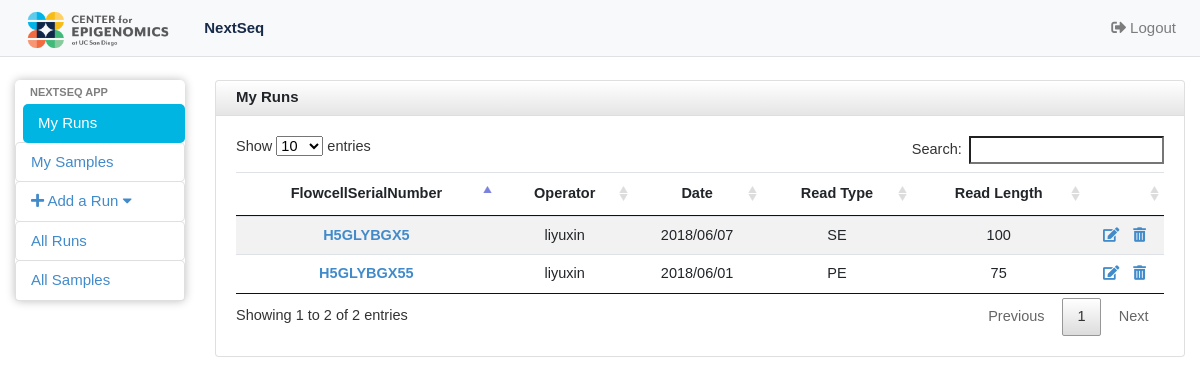
The app's page /nextseq_app/ (signed in), older data.
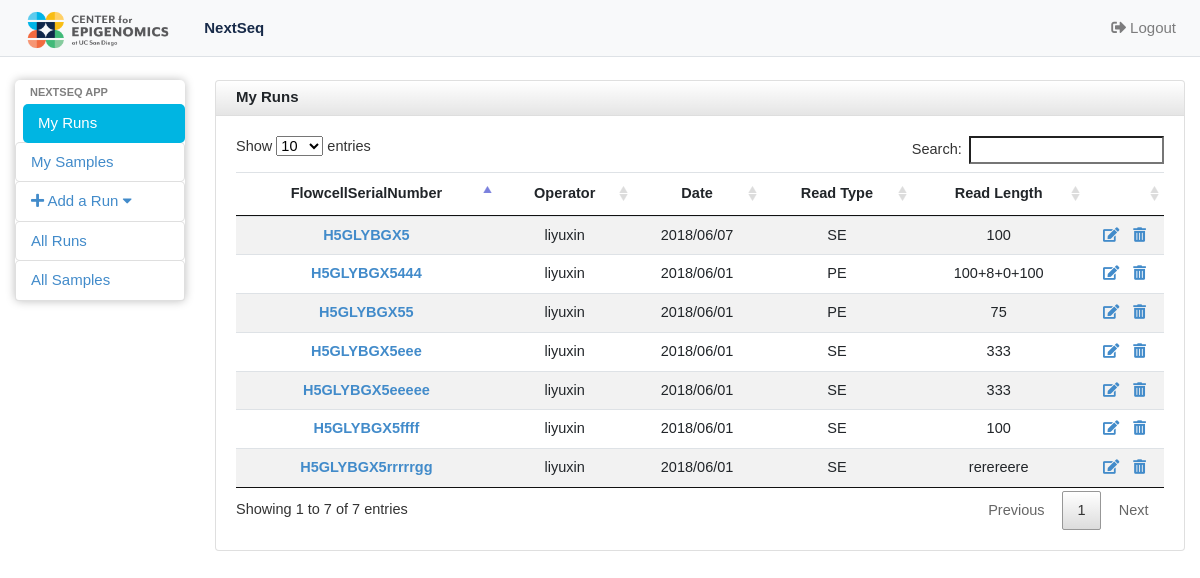
The same page, newer data.
### nextseq_app/models.py (models this page shows, shortened)
class RunInfo(models.Model):
	Flowcell_ID  = models.CharField(max_length=200,unique=True, help_text='Please enter the FlowcellSerialNumber, like H5GLYBGX5')
	operator = models.ForeignKey(User, on_delete=models.CASCADE)
	date = models.DateField('I did this run on...',help_text='If the datepicker is not working, please enter in this form: yyyy-mm-dd, like 2018-04-03',blank=True,null=True)
	read_type_choice = (('SE','Single-end'),('PE','Paired-end'))
	read_type = models.CharField(max_length=2,choices=read_type_choice)
	read_length = models.CharField(max_length=50)
	class Meta:
		ordering = ['-date']

### nextseq_app/views.py (the view)
# urls.py: path('', views.IndexView,name='index'),
@login_required
def IndexView(request):
	RunInfo_list = RunInfo.objects.filter(operator=request.user)
	return render(request, 'nextseq_app/index.html', {'RunInfo_list': RunInfo_list})

### nextseq_app/templates/nextseq_app/index.html (shortened to what this page needs)
{% extends 'nextseq_app/base.html' %}
{% block body %}
{% load static %}
<div id="wrapper">
  <nav class="navbar navbar-expand-lg navbar-default navbar-light bg-light fixed-top borderline">
    <a class="navbar-brand" href="#"><img alt="Charisma Logo" src="{% static 'nextseq_app/images/CFE_Brandmark-01.png' %}" class="crop" margin="-200px 0 -200px 0" width=auto height=50 /></a>
    <div class="collapse navbar-collapse" id="navbarNavDropdown">
      <ul class="navbar-nav">
        <li class="nav-item">
          <a class="nav-link active" href="{% url 'nextseq_app:index' %}"> NextSeq <span class="sr-only">(current)</span></a>
        </li>
      </ul>
      <ul class="navbar-nav ml-auto">
        <li class="nav-item">
          <a class="nav-link" href="{% url 'nextseq_app:logout' %}"><i class="fas fa-sign-out-alt"></i> Logout</a>
        </li>
      </ul>
    </div>
  </nav>
  <div class="container-fluid">
    <div class="row">
      <div id="sidebar" class="col-sm-2 col-md-2 col-lg-2" role="navigation">
        <div class="list-group">
          <li class="sidebar-header">Nextseq App</li>
          <a href="{% url 'nextseq_app:index' %}" class="list-group-item list-group-item-action-custom active">My Runs</a>
          <a href="{% url 'nextseq_app:usersamples' %}" class="list-group-item list-group-item-action-custom" >My Samples</a>
          <a href="#addrun" class="list-group-item list-group-item-action-custom" data-toggle="collapse" ><i class="fas fa-plus"></i> Add a Run <i class="fa fa-caret-down"></i></a>
          <a href="{% url 'nextseq_app:home' %}" class="list-group-item list-group-item-action-custom">All Runs</a>
          <a href="{% url 'nextseq_app:allsamples' %}" class="list-group-item list-group-item-action-custom" >All Samples</a>
        </div>
      </div>
      <div id="content" class="col-sm-10 col-md-10 col-lg-10">
        <div class="card">
          <div class="card-header fortable">
            My Runs
          </div>
          <div class="card-body">
            <table id="myTable" class="table table-striped table-sm text-center">
              <thead>
                <tr>
                  <th scope="col">FlowcellSerialNumber</th>
                  <th scope="col">Operator</th>
                  <th scope="col">Date</th>
                  <th scope="col">Read Type</th>
                  <th scope="col">Read Length</th>
                  <th scope="col"></th>
                </tr>
              </thead>
              <tbody>
                {% for Run in RunInfo_list %}
                <tr>
                <td><a href="{% url 'nextseq_app:rundetail' Run.pk %}"> {{ Run.Flowcell_ID }} </a></td>
                  <td>{{ Run.operator }}</td>
                  <td>{{ Run.date|date:"Y/m/d" }}</td>
                  <td>{{ Run.read_type }}</td>
                  <td>{{ Run.read_length }}</td>
                  <td>
                    <a class="spacing" href="{% url 'nextseq_app:run_update' username=user.username run_pk=Run.id %}"><i class="fas fa-edit"></i></a>
                    <a onclick="return confirm('Are you sure you want to delete {{ Run.Flowcell_ID }} ?');" href="{% url 'nextseq_app:run_delete2' Run.id %}"><i class="fas fa-trash-alt"></i></a>
                </td>
                </tr>
                {% empty %}
                <li>No Runs yet.</li>
                {% endfor %}
              </tbody>
            </table>
          </div>
        </div>
      </div>
    </div>
  </div>
</div>
{% endblock %}

### nextseq_app/templates/nextseq_app/base.html (shortened to what this page needs)
<!DOCTYPE html>
<html lang="en">
<head>
  {% load static %}
  <link rel="stylesheet" href="https://stackpath.bootstrapcdn.com/bootstrap/4.1.1/css/bootstrap.min.css">
  <link rel="stylesheet" href="https://use.fontawesome.com/releases/v5.0.12/css/all.css">
  <link rel="stylesheet" type="text/css" href="{% static 'nextseq_app/css/style.css' %}"/>
  <link rel="stylesheet" type="text/css" href="{% static 'nextseq_app/css/jquery.dataTables.min.css' %}">
  <link rel="stylesheet" href="//code.jquery.com/ui/1.12.1/themes/base/jquery-ui.css">
</head>
<body>
  {% block body %}
  {% endblock %}
</body>
</html>

### nextseq_app/static/nextseq_app/css/style.css (style rules this page uses)
.navbar-default { border-bottom: 1px solid #dee2e6 !important; }
.borderline { border-bottom: "3px solid"; }
.crop { width: auto; height: 60px; margin: -20px 0 -20px 0; }
.nav-link.active { color: #182B49 !important; font-weight:bold !important; }
body { padding-top: 80px; background-color: #ffffff; font-size: 15px; font-family:"Mr Eaves Modern",Arial,sans-serif; }
table a { color: #428bca; font-weight:bold; }
a.spacing { letter-spacing: 10px; }
#sidebar { border-radius: 5px; }
.card-body { padding: 50px 0px, ; font-size:14.5px; }
.sidebar-header { display: block; padding: 3px 15px; font-size: 11px; font-weight: bold; line-height: 18px; color: rgba(0, 0, 0, .5); text-shadow: 0 1px 0 rgba(255, 255, 255, 0.5); text-transform: uppercase; }
.list-group-item-action-custom { color: #428bca; background-color: white; -webkit-transition: .3s; -moz-transition: .3s; -ms-transition: .3s; -o-transition: .3s; transition: .3s; }
.list-group-item-action-custom.active { color: white; background-color: #00B5E2 ; margin-left: 8px; border-style: hidden; }
.list-group-item { border-radius: 5px; padding:8px 10px 8px 15px; }
.list-group { min-height: 0; box-shadow: 0 0 10px #BDBDBD; border-radius: 5px; border-bottom: 10px; margin-bottom: 0; padding-bottom: 0; max-height: none; padding:0px 0px 0px 0px; }
.card-header.fortable { border: none; padding-top: 5px; border-bottom: 1px solid #DEDEDE; border-radius: 3px 3px 0 0; -webkit-border-radius: 3px 3px 0 0; -moz-border-radius: 3px 3px 0 0; height: 35px; min-height: 35px !important; margin-bottom: 0; font-weight: bold; background: -moz-linear-gradient(top, rgba(255, 255, 255, 0) 0%, rgba(0, 0, 0, 0.1) 100%); background: -webkit-gradient(linear, left top, left bottom, color-stop(0%, rgba(255, 255, 255, 0)), color-stop(100%, rgba(0, 0, 0, 0.1))); background: -webkit-linear-gradient(top, rgba(255, 255, 255, 0) 0%, rgba(0, 0, 0, 0.1) 100%); background: -o-linear-gradient(top, rgba(255, 255, 255, 0) 0%, rgba(0, 0, 0, 0.1) 100%); background: -ms-linear-gradient(top, rgba(255, 255, 255, 0) 0%, rgba(0, 0, 0, 0.1) 100%); background: linear-gradient(to bottom, rgba(255, 255, 255, 0) 0%, rgba(0, 0, 0, 0.1) 100%); filter: progid:DXImageTransform.Microsoft.gradient(startColorstr='#00ffffff', endColorstr='#1a000000', GradientType=0); }

Row changes from the older to the newer data that the page shows:
added RunInfo: Flowcell_ID "H5GLYBGX5444", operator "liyuxin", date "2018/06/01", read_type "PE", read_length "100+8+0+100"
added RunInfo: Flowcell_ID "H5GLYBGX5eee", operator "liyuxin", date "2018/06/01", read_type "SE", read_length "333"
added RunInfo: Flowcell_ID "H5GLYBGX5eeeee", operator "liyuxin", date "2018/06/01", read_type "SE", read_length "333"
added RunInfo: Flowcell_ID "H5GLYBGX5rrrrrgg", operator "liyuxin", date "2018/06/01", read_type "SE", read_length "rerereere"
added RunInfo: Flowcell_ID "H5GLYBGX5ffff", operator "liyuxin", date "2018/06/01", read_type "SE", read_length "100"
Text that changed along with them:
text written by a page script: "Show entries Search: Showing 1 to 2 of 2 entries Previous 1 Next" → "Show entries Search: Showing 1 to 7 of 7 entries Previous 1 Next"
